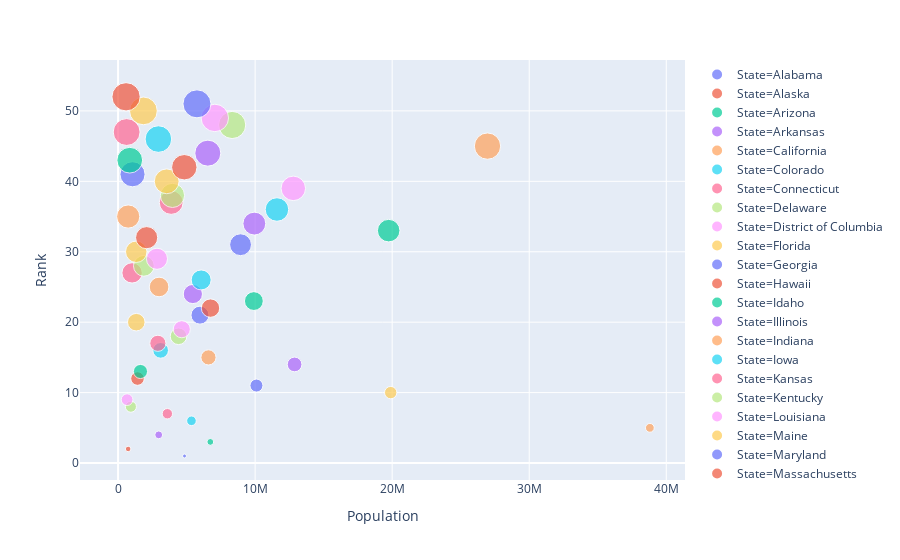

The cell this chart's notebook holds for it:
### Code cell
#plotting scatter plot with above data frame
my_fig = ply.scatter(my_data_frame, x="Population", y="Rank", color="State",
                 size='Rank', hover_data=['Postal'])
my_fig.show()#showing plot

### Figure 1 — Plotly figure (JSON) as saved in the notebook; plotly's stock layout.template omitted (floating-point values rounded to 4 significant figures)
{"data": [{"customdata": [["AL"]], "hoverlabel": {"namelength": 0}, "hovertemplate": "State=Alabama<br>Population=%{x}<br>Rank=%{marker.size}<br>Postal=%{customdata[0]}", "legendgroup": "State=Alabama", "marker": {"color": "#636efa", "size": [1], "sizemode": "area", "sizeref": 0.13, "symbol": "circle"}, "mode": "markers", "name": "State=Alabama", "showlegend": true, "type": "scatter", "x": [4849377], "xaxis": "x", "y": [1], "yaxis": "y"}, {"customdata": [["AK"]], "hoverlabel": {"namelength": 0}, "hovertemplate": "State=Alaska<br>Population=%{x}<br>Rank=%{marker.size}<br>Postal=%{customdata[0]}", "legendgroup": "State=Alaska", "marker": {"color": "#EF553B", "size": [2], "sizemode": "area", "sizeref": 0.13, "symbol": "circle"}, "mode": "markers", "name": "State=Alaska", "showlegend": true, "type": "scatter", "x": [736732], "xaxis": "x", "y": [2], "yaxis": "y"}, {"customdata": [["AZ"]], "hoverlabel": {"namelength": 0}, "hovertemplate": "State=Arizona<br>Population=%{x}<br>Rank=%{marker.size}<br>Postal=%{customdata[0]}", "legendgroup": "State=Arizona", "marker": {"color": "#00cc96", "size": [3], "sizemode": "area", "sizeref": 0.13, "symbol": "circle"}, "mode": "markers", "name": "State=Arizona", "showlegend": true, "type": "scatter", "x": [6731484], "xaxis": "x", "y": [3], "yaxis": "y"}, {"customdata": [["AR"]], "hoverlabel": {"namelength": 0}, "hovertemplate": "State=Arkansas<br>Population=%{x}<br>Rank=%{marker.size}<br>Postal=%{customdata[0]}", "legendgroup": "State=Arkansas", "marker": {"color": "#ab63fa", "size": [4], "sizemode": "area", "sizeref": 0.13, "symbol": "circle"}, "mode": "markers", "name": "State=Arkansas", "showlegend": true, "type": "scatter", "x": [2966369], "xaxis": "x", "y": [4], "yaxis": "y"}, {"customdata": [["CA"]], "hoverlabel": {"namelength": 0}, "hovertemplate": "State=California<br>Population=%{x}<br>Rank=%{marker.size}<br>Postal=%{customdata[0]}", "legendgroup": "State=California", "marker": {"color": "#FFA15A", "size": [5], "sizemode": "area", "sizeref": 0.13, "symbol": "circle"}, "mode": "markers", "name": "State=California", "showlegend": true, "type": "scatter", "x": [38802500], "xaxis": "x", "y": [5], "yaxis": "y"}, {"customdata": [["CO"]], "hoverlabel": {"namelength": 0}, "hovertemplate": "State=Colorado<br>Population=%{x}<br>Rank=%{marker.size}<br>Postal=%{customdata[0]}", "legendgroup": "State=Colorado", "marker": {"color": "#19d3f3", "size": [6], "sizemode": "area", "sizeref": 0.13, "symbol": "circle"}, "mode": "markers", "name": "State=Colorado", "showlegend": true, "type": "scatter", "x": [5355866], "xaxis": "x", "y": [6], "yaxis": "y"}, {"customdata": [["CT"]], "hoverlabel": {"namelength": 0}, "hovertemplate": "State=Connecticut<br>Population=%{x}<br>Rank=%{marker.size}<br>Postal=%{customdata[0]}", "legendgroup": "State=Connecticut", "marker": {"color": "#FF6692", "size": [7], "sizemode": "area", "sizeref": 0.13, "symbol": "circle"}, "mode": "markers", "name": "State=Connecticut", "showlegend": true, "type": "scatter", "x": [3596677], "xaxis": "x", "y": [7], "yaxis": "y"}, {"customdata": [["DE"]], "hoverlabel": {"namelength": 0}, "hovertemplate": "State=Delaware<br>Population=%{x}<br>Rank=%{marker.size}<br>Postal=%{customdata[0]}", "legendgroup": "State=Delaware", "marker": {"color": "#B6E880", "size": [8], "sizemode": "area", "sizeref": 0.13, "symbol": "circle"}, "mode": "markers", "name": "State=Delaware", "showlegend": true, "type": "scatter", "x": [935614], "xaxis": "x", "y": [8], "yaxis": "y"}, {"customdata": [["DC"]], "hoverlabel": {"namelength": 0}, "hovertemplate": "State=District of Columbia<br>Population=%{x}<br>Rank=%{marker.size}<br>Postal=%{customdata[0]}", "legendgroup": "State=District of Columbia", "marker": {"color": "#FF97FF", "size": [9], "sizemode": "area", "sizeref": 0.13, "symbol": "circle"}, "mode": "markers", "name": "State=District of Columbia", "showlegend": true, "type": "scatter", "x": [658893], "xaxis": "x", "y": [9], "yaxis": "y"}, {"customdata": [["FL"]], "hoverlabel": {"namelength": 0}, "hovertemplate": "State=Florida<br>Population=%{x}<br>Rank=%{marker.size}<br>Postal=%{customdata[0]}", "legendgroup": "State=Florida", "marker": {"color": "#FECB52", "size": [10], "sizemode": "area", "sizeref": 0.13, "symbol": "circle"}, "mode": "markers", "name": "State=Florida", "showlegend": true, "type": "scatter", "x": [19893297], "xaxis": "x", "y": [10], "yaxis": "y"}, {"customdata": [["GA"]], "hoverlabel": {"namelength": 0}, "hovertemplate": "State=Georgia<br>Population=%{x}<br>Rank=%{marker.size}<br>Postal=%{customdata[0]}", "legendgroup": "State=Georgia", "marker": {"color": "#636efa", "size": [11], "sizemode": "area", "sizeref": 0.13, "symbol": "circle"}, "mode": "markers", "name": "State=Georgia", "showlegend": true, "type": "scatter", "x": [10097343], "xaxis": "x", "y": [11], "yaxis": "y"}, {"customdata": [["HI"]], "hoverlabel": {"namelength": 0}, "hovertemplate": "State=Hawaii<br>Population=%{x}<br>Rank=%{marker.size}<br>Postal=%{customdata[0]}", "legendgroup": "State=Hawaii", "marker": {"color": "#EF553B", "size": [12], "sizemode": "area", "sizeref": 0.13, "symbol": "circle"}, "mode": "markers", "name": "State=Hawaii", "showlegend": true, "type": "scatter", "x": [1419561], "xaxis": "x", "y": [12], "yaxis": "y"}, {"customdata": [["ID"]], "hoverlabel": {"namelength": 0}, "hovertemplate": "State=Idaho<br>Population=%{x}<br>Rank=%{marker.size}<br>Postal=%{customdata[0]}", "legendgroup": "State=Idaho", "marker": {"color": "#00cc96", "size": [13], "sizemode": "area", "sizeref": 0.13, "symbol": "circle"}, "mode": "markers", "name": "State=Idaho", "showlegend": true, "type": "scatter", "x": [1634464], "xaxis": "x", "y": [13], "yaxis": "y"}, {"customdata": [["IL"]], "hoverlabel": {"namelength": 0}, "hovertemplate": "State=Illinois<br>Population=%{x}<br>Rank=%{marker.size}<br>Postal=%{customdata[0]}", "legendgroup": "State=Illinois", "marker": {"color": "#ab63fa", "size": [14], "sizemode": "area", "sizeref": 0.13, "symbol": "circle"}, "mode": "markers", "name": "State=Illinois", "showlegend": true, "type": "scatter", "x": [12880580], "xaxis": "x", "y": [14], "yaxis": "y"}, {"customdata": [["IN"]], "hoverlabel": {"namelength": 0}, "hovertemplate": "State=Indiana<br>Population=%{x}<br>Rank=%{marker.size}<br>Postal=%{customdata[0]}", "legendgroup": "State=Indiana", "marker": {"color": "#FFA15A", "size": [15], "sizemode": "area", "sizeref": 0.13, "symbol": "circle"}, "mode": "markers", "name": "State=Indiana", "showlegend": true, "type": "scatter", "x": [6596855], "xaxis": "x", "y": [15], "yaxis": "y"}, {"customdata": [["IA"]], "hoverlabel": {"namelength": 0}, "hovertemplate": "State=Iowa<br>Population=%{x}<br>Rank=%{marker.size}<br>Postal=%{customdata[0]}", "legendgroup": "State=Iowa", "marker": {"color": "#19d3f3", "size": [16], "sizemode": "area", "sizeref": 0.13, "symbol": "circle"}, "mode": "markers", "name": "State=Iowa", "showlegend": true, "type": "scatter", "x": [3107126], "xaxis": "x", "y": [16], "yaxis": "y"}, {"customdata": [["KS"]], "hoverlabel": {"namelength": 0}, "hovertemplate": "State=Kansas<br>Population=%{x}<br>Rank=%{marker.size}<br>Postal=%{customdata[0]}", "legendgroup": "State=Kansas", "marker": {"color": "#FF6692", "size": [17], "sizemode": "area", "sizeref": 0.13, "symbol": "circle"}, "mode": "markers", "name": "State=Kansas", "showlegend": true, "type": "scatter", "x": [2904021], "xaxis": "x", "y": [17], "yaxis": "y"}, {"customdata": [["KY"]], "hoverlabel": {"namelength": 0}, "hovertemplate": "State=Kentucky<br>Population=%{x}<br>Rank=%{marker.size}<br>Postal=%{customdata[0]}", "legendgroup": "State=Kentucky", "marker": {"color": "#B6E880", "size": [18], "sizemode": "area", "sizeref": 0.13, "symbol": "circle"}, "mode": "markers", "name": "State=Kentucky", "showlegend": true, "type": "scatter", "x": [4413457], "xaxis": "x", "y": [18], "yaxis": "y"}, {"customdata": [["LA"]], "hoverlabel": {"namelength": 0}, "hovertemplate": "State=Louisiana<br>Population=%{x}<br>Rank=%{marker.size}<br>Postal=%{customdata[0]}", "legendgroup": "State=Louisiana", "marker": {"color": "#FF97FF", "size": [19], "sizemode": "area", "sizeref": 0.13, "symbol": "circle"}, "mode": "markers", "name": "State=Louisiana", "showlegend": true, "type": "scatter", "x": [4649676], "xaxis": "x", "y": [19], "yaxis": "y"}, {"customdata": [["ME"]], "hoverlabel": {"namelength": 0}, "hovertemplate": "State=Maine<br>Population=%{x}<br>Rank=%{marker.size}<br>Postal=%{customdata[0]}", "legendgroup": "State=Maine", "marker": {"color": "#FECB52", "size": [20], "sizemode": "area", "sizeref": 0.13, "symbol": "circle"}, "mode": "markers", "name": "State=Maine", "showlegend": true, "type": "scatter", "x": [1330089], "xaxis": "x", "y": [20], "yaxis": "y"}, {"customdata": [["MD"]], "hoverlabel": {"namelength": 0}, "hovertemplate": "State=Maryland<br>Population=%{x}<br>Rank=%{marker.size}<br>Postal=%{customdata[0]}", "legendgroup": "State=Maryland", "marker": {"color": "#636efa", "size": [21], "sizemode": "area", "sizeref": 0.13, "symbol": "circle"}, "mode": "markers", "name": "State=Maryland", "showlegend": true, "type": "scatter", "x": [5976407], "xaxis": "x", "y": [21], "yaxis": "y"}, {"customdata": [["MA"]], "hoverlabel": {"namelength": 0}, "hovertemplate": "State=Massachusetts<br>Population=%{x}<br>Rank=%{marker.size}<br>Postal=%{customdata[0]}", "legendgroup": "State=Massachusetts", "marker": {"color": "#EF553B", "size": [22], "sizemode": "area", "sizeref": 0.13, "symbol": "circle"}, "mode": "markers", "name": "State=Massachusetts", "showlegend": true, "type": "scatter", "x": [6745408], "xaxis": "x", "y": [22], "yaxis": "y"}, {"customdata": [["MI"]], "hoverlabel": {"namelength": 0}, "hovertemplate": "State=Michigan<br>Population=%{x}<br>Rank=%{marker.size}<br>Postal=%{customdata[0]}", "legendgroup": "State=Michigan", "marker": {"color": "#00cc96", "size": [23], "sizemode": "area", "sizeref": 0.13, "symbol": "circle"}, "mode": "markers", "name": "State=Michigan", "showlegend": true, "type": "scatter", "x": [9909877], "xaxis": "x", "y": [23], "yaxis": "y"}, {"customdata": [["MN"]], "hoverlabel": {"namelength": 0}, "hovertemplate": "State=Minnesota<br>Population=%{x}<br>Rank=%{marker.size}<br>Postal=%{customdata[0]}", "legendgroup": "State=Minnesota", "marker": {"color": "#ab63fa", "size": [24], "sizemode": "area", "sizeref": 0.13, "symbol": "circle"}, "mode": "markers", "name": "State=Minnesota", "showlegend": true, "type": "scatter", "x": [5457173], "xaxis": "x", "y": [24], "yaxis": "y"}, {"customdata": [["MS"]], "hoverlabel": {"namelength": 0}, "hovertemplate": "State=Mississippi<br>Population=%{x}<br>Rank=%{marker.size}<br>Postal=%{customdata[0]}", "legendgroup": "State=Mississippi", "marker": {"color": "#FFA15A", "size": [25], "sizemode": "area", "sizeref": 0.13, "symbol": "circle"}, "mode": "markers", "name": "State=Mississippi", "showlegend": true, "type": "scatter", "x": [2994079], "xaxis": "x", "y": [25], "yaxis": "y"}, {"customdata": [["MO"]], "hoverlabel": {"namelength": 0}, "hovertemplate": "State=Missouri<br>Population=%{x}<br>Rank=%{marker.size}<br>Postal=%{customdata[0]}", "legendgroup": "State=Missouri", "marker": {"color": "#19d3f3", "size": [26], "sizemode": "area", "sizeref": 0.13, "symbol": "circle"}, "mode": "markers", "name": "State=Missouri", "showlegend": true, "type": "scatter", "x": [6063589], "xaxis": "x", "y": [26], "yaxis": "y"}, {"customdata": [["MT"]], "hoverlabel": {"namelength": 0}, "hovertemplate": "State=Montana<br>Population=%{x}<br>Rank=%{marker.size}<br>Postal=%{customdata[0]}", "legendgroup": "State=Montana", "marker": {"color": "#FF6692", "size": [27], "sizemode": "area", "sizeref": 0.13, "symbol": "circle"}, "mode": "markers", "name": "State=Montana", "showlegend": true, "type": "scatter", "x": [1023579], "xaxis": "x", "y": [27], "yaxis": "y"}, {"customdata": [["NE"]], "hoverlabel": {"namelength": 0}, "hovertemplate": "State=Nebraska<br>Population=%{x}<br>Rank=%{marker.size}<br>Postal=%{customdata[0]}", "legendgroup": "State=Nebraska", "marker": {"color": "#B6E880", "size": [28], "sizemode": "area", "sizeref": 0.13, "symbol": "circle"}, "mode": "markers", "name": "State=Nebraska", "showlegend": true, "type": "scatter", "x": [1881503], "xaxis": "x", "y": [28], "yaxis": "y"}, {"customdata": [["NV"]], "hoverlabel": {"namelength": 0}, "hovertemplate": "State=Nevada<br>Population=%{x}<br>Rank=%{marker.size}<br>Postal=%{customdata[0]}", "legendgroup": "State=Nevada", "marker": {"color": "#FF97FF", "size": [29], "sizemode": "area", "sizeref": 0.13, "symbol": "circle"}, "mode": "markers", "name": "State=Nevada", "showlegend": true, "type": "scatter", "x": [2839098], "xaxis": "x", "y": [29], "yaxis": "y"}, {"customdata": [["NH"]], "hoverlabel": {"namelength": 0}, "hovertemplate": "State=New Hampshire<br>Population=%{x}<br>Rank=%{marker.size}<br>Postal=%{customdata[0]}", "legendgroup": "State=New Hampshire", "marker": {"color": "#FECB52", "size": [30], "sizemode": "area", "sizeref": 0.13, "symbol": "circle"}, "mode": "markers", "name": "State=New Hampshire", "showlegend": true, "type": "scatter", "x": [1326813], "xaxis": "x", "y": [30], "yaxis": "y"}, {"customdata": [["NJ"]], "hoverlabel": {"namelength": 0}, "hovertemplate": "State=New Jersey<br>Population=%{x}<br>Rank=%{marker.size}<br>Postal=%{customdata[0]}", "legendgroup": "State=New Jersey", "marker": {"color": "#636efa", "size": [31], "sizemode": "area", "sizeref": 0.13, "symbol": "circle"}, "mode": "markers", "name": "State=New Jersey", "showlegend": true, "type": "scatter", "x": [8938175], "xaxis": "x", "y": [31], "yaxis": "y"}, {"customdata": [["NM"]], "hoverlabel": {"namelength": 0}, "hovertemplate": "State=New Mexico<br>Population=%{x}<br>Rank=%{marker.size}<br>Postal=%{customdata[0]}", "legendgroup": "State=New Mexico", "marker": {"color": "#EF553B", "size": [32], "sizemode": "area", "sizeref": 0.13, "symbol": "circle"}, "mode": "markers", "name": "State=New Mexico", "showlegend": true, "type": "scatter", "x": [2085572], "xaxis": "x", "y": [32], "yaxis": "y"}, {"customdata": [["NY"]], "hoverlabel": {"namelength": 0}, "hovertemplate": "State=New York<br>Population=%{x}<br>Rank=%{marker.size}<br>Postal=%{customdata[0]}", "legendgroup": "State=New York", "marker": {"color": "#00cc96", "size": [33], "sizemode": "area", "sizeref": 0.13, "symbol": "circle"}, "mode": "markers", "name": "State=New York", "showlegend": true, "type": "scatter", "x": [19746227], "xaxis": "x", "y": [33], "yaxis": "y"}, {"customdata": [["NC"]], "hoverlabel": {"namelength": 0}, "hovertemplate": "State=North Carolina<br>Population=%{x}<br>Rank=%{marker.size}<br>Postal=%{customdata[0]}", "legendgroup": "State=North Carolina", "marker": {"color": "#ab63fa", "size": [34], "sizemode": "area", "sizeref": 0.13, "symbol": "circle"}, "mode": "markers", "name": "State=North Carolina", "showlegend": true, "type": "scatter", "x": [9943964], "xaxis": "x", "y": [34], "yaxis": "y"}, {"customdata": [["ND"]], "hoverlabel": {"namelength": 0}, "hovertemplate": "State=North Dakota<br>Population=%{x}<br>Rank=%{marker.size}<br>Postal=%{customdata[0]}", "legendgroup": "State=North Dakota", "marker": {"color": "#FFA15A", "size": [35], "sizemode": "area", "sizeref": 0.13, "symbol": "circle"}, "mode": "markers", "name": "State=North Dakota", "showlegend": true, "type": "scatter", "x": [739482], "xaxis": "x", "y": [35], "yaxis": "y"}, {"customdata": [["OH"]], "hoverlabel": {"namelength": 0}, "hovertemplate": "State=Ohio<br>Population=%{x}<br>Rank=%{marker.size}<br>Postal=%{customdata[0]}", "legendgroup": "State=Ohio", "marker": {"color": "#19d3f3", "size": [36], "sizemode": "area", "sizeref": 0.13, "symbol": "circle"}, "mode": "markers", "name": "State=Ohio", "showlegend": true, "type": "scatter", "x": [11594163], "xaxis": "x", "y": [36], "yaxis": "y"}, {"customdata": [["OK"]], "hoverlabel": {"namelength": 0}, "hovertemplate": "State=Oklahoma<br>Population=%{x}<br>Rank=%{marker.size}<br>Postal=%{customdata[0]}", "legendgroup": "State=Oklahoma", "marker": {"color": "#FF6692", "size": [37], "sizemode": "area", "sizeref": 0.13, "symbol": "circle"}, "mode": "markers", "name": "State=Oklahoma", "showlegend": true, "type": "scatter", "x": [3878051], "xaxis": "x", "y": [37], "yaxis": "y"}, {"customdata": [["OR"]], "hoverlabel": {"namelength": 0}, "hovertemplate": "State=Oregon<br>Population=%{x}<br>Rank=%{marker.size}<br>Postal=%{customdata[0]}", "legendgroup": "State=Oregon", "marker": {"color": "#B6E880", "size": [38], "sizemode": "area", "sizeref": 0.13, "symbol": "circle"}, "mode": "markers", "name": "State=Oregon", "showlegend": true, "type": "scatter", "x": [3970239], "xaxis": "x", "y": [38], "yaxis": "y"}, {"customdata": [["PA"]], "hoverlabel": {"namelength": 0}, "hovertemplate": "State=Pennsylvania<br>Population=%{x}<br>Rank=%{marker.size}<br>Postal=%{customdata[0]}", "legendgroup": "State=Pennsylvania", "marker": {"color": "#FF97FF", "size": [39], "sizemode": "area", "sizeref": 0.13, "symbol": "circle"}, "mode": "markers", "name": "State=Pennsylvania", "showlegend": true, "type": "scatter", "x": [12787209], "xaxis": "x", "y": [39], "yaxis": "y"}, {"customdata": [["PR"]], "hoverlabel": {"namelength": 0}, "hovertemplate": "State=Puerto Rico<br>Population=%{x}<br>Rank=%{marker.size}<br>Postal=%{customdata[0]}", "legendgroup": "State=Puerto Rico", "marker": {"color": "#FECB52", "size": [40], "sizemode": "area", "sizeref": 0.13, "symbol": "circle"}, "mode": "markers", "name": "State=Puerto Rico", "showlegend": true, "type": "scatter", "x": [3548397], "xaxis": "x", "y": [40], "yaxis": "y"}, {"customdata": [["RI"]], "hoverlabel": {"namelength": 0}, "hovertemplate": "State=Rhode Island<br>Population=%{x}<br>Rank=%{marker.size}<br>Postal=%{customdata[0]}", "legendgroup": "State=Rhode Island", "marker": {"color": "#636efa", "size": [41], "sizemode": "area", "sizeref": 0.13, "symbol": "circle"}, "mode": "markers", "name": "State=Rhode Island", "showlegend": true, "type": "scatter", "x": [1055173], "xaxis": "x", "y": [41], "yaxis": "y"}, {"customdata": [["SC"]], "hoverlabel": {"namelength": 0}, "hovertemplate": "State=South Carolina<br>Population=%{x}<br>Rank=%{marker.size}<br>Postal=%{customdata[0]}", "legendgroup": "State=South Carolina", "marker": {"color": "#EF553B", "size": [42], "sizemode": "area", "sizeref": 0.13, "symbol": "circle"}, "mode": "markers", "name": "State=South Carolina", "showlegend": true, "type": "scatter", "x": [4832482], "xaxis": "x", "y": [42], "yaxis": "y"}, {"customdata": [["SD"]], "hoverlabel": {"namelength": 0}, "hovertemplate": "State=South Dakota<br>Population=%{x}<br>Rank=%{marker.size}<br>Postal=%{customdata[0]}", "legendgroup": "State=South Dakota", "marker": {"color": "#00cc96", "size": [43], "sizemode": "area", "sizeref": 0.13, "symbol": "circle"}, "mode": "markers", "name": "State=South Dakota", "showlegend": true, "type": "scatter", "x": [853175], "xaxis": "x", "y": [43], "yaxis": "y"}, {"customdata": [["TN"]], "hoverlabel": {"namelength": 0}, "hovertemplate": "State=Tennessee<br>Population=%{x}<br>Rank=%{marker.size}<br>Postal=%{customdata[0]}", "legendgroup": "State=Tennessee", "marker": {"color": "#ab63fa", "size": [44], "sizemode": "area", "sizeref": 0.13, "symbol": "circle"}, "mode": "markers", "name": "State=Tennessee", "showlegend": true, "type": "scatter", "x": [6549352], "xaxis": "x", "y": [44], "yaxis": "y"}, {"customdata": [["TX"]], "hoverlabel": {"namelength": 0}, "hovertemplate": "State=Texas<br>Population=%{x}<br>Rank=%{marker.size}<br>Postal=%{customdata[0]}", "legendgroup": "State=Texas", "marker": {"color": "#FFA15A", "size": [45], "sizemode": "area", "sizeref": 0.13, "symbol": "circle"}, "mode": "markers", "name": "State=Texas", "showlegend": true, "type": "scatter", "x": [26956958], "xaxis": "x", "y": [45], "yaxis": "y"}, {"customdata": [["UT"]], "hoverlabel": {"namelength": 0}, "hovertemplate": "State=Utah<br>Population=%{x}<br>Rank=%{marker.size}<br>Postal=%{customdata[0]}", "legendgroup": "State=Utah", "marker": {"color": "#19d3f3", "size": [46], "sizemode": "area", "sizeref": 0.13, "symbol": "circle"}, "mode": "markers", "name": "State=Utah", "showlegend": true, "type": "scatter", "x": [2942902], "xaxis": "x", "y": [46], "yaxis": "y"}, {"customdata": [["VT"]], "hoverlabel": {"namelength": 0}, "hovertemplate": "State=Vermont<br>Population=%{x}<br>Rank=%{marker.size}<br>Postal=%{customdata[0]}", "legendgroup": "State=Vermont", "marker": {"color": "#FF6692", "size": [47], "sizemode": "area", "sizeref": 0.13, "symbol": "circle"}, "mode": "markers", "name": "State=Vermont", "showlegend": true, "type": "scatter", "x": [626562], "xaxis": "x", "y": [47], "yaxis": "y"}, {"customdata": [["VA"]], "hoverlabel": {"namelength": 0}, "hovertemplate": "State=Virginia<br>Population=%{x}<br>Rank=%{marker.size}<br>Postal=%{customdata[0]}", "legendgroup": "State=Virginia", "marker": {"color": "#B6E880", "size": [48], "sizemode": "area", "sizeref": 0.13, "symbol": "circle"}, "mode": "markers", "name": "State=Virginia", "showlegend": true, "type": "scatter", "x": [8326289], "xaxis": "x", "y": [48], "yaxis": "y"}, {"customdata": [["WA"]], "hoverlabel": {"namelength": 0}, "hovertemplate": "State=Washington<br>Population=%{x}<br>Rank=%{marker.size}<br>Postal=%{customdata[0]}", "legendgroup": "State=Washington", "marker": {"color": "#FF97FF", "size": [49], "sizemode": "area", "sizeref": 0.13, "symbol": "circle"}, "mode": "markers", "name": "State=Washington", "showlegend": true, "type": "scatter", "x": [7061530], "xaxis": "x", "y": [49], "yaxis": "y"}, {"customdata": [["WV"]], "hoverlabel": {"namelength": 0}, "hovertemplate": "State=West Virginia<br>Population=%{x}<br>Rank=%{marker.size}<br>Postal=%{customdata[0]}", "legendgroup": "State=West Virginia", "marker": {"color": "#FECB52", "size": [50], "sizemode": "area", "sizeref": 0.13, "symbol": "circle"}, "mode": "markers", "name": "State=West Virginia", "showlegend": true, "type": "scatter", "x": [1850326], "xaxis": "x", "y": [50], "yaxis": "y"}, {"customdata": [["WI"]], "hoverlabel": {"namelength": 0}, "hovertemplate": "State=Wisconsin<br>Population=%{x}<br>Rank=%{marker.size}<br>Postal=%{customdata[0]}", "legendgroup": "State=Wisconsin", "marker": {"color": "#636efa", "size": [51], "sizemode": "area", "sizeref": 0.13, "symbol": "circle"}, "mode": "markers", "name": "State=Wisconsin", "showlegend": true, "type": "scatter", "x": [5757564], "xaxis": "x", "y": [51], "yaxis": "y"}, {"customdata": [["WY"]], "hoverlabel": {"namelength": 0}, "hovertemplate": "State=Wyoming<br>Population=%{x}<br>Rank=%{marker.size}<br>Postal=%{customdata[0]}", "legendgroup": "State=Wyoming", "marker": {"color": "#EF553B", "size": [52], "sizemode": "area", "sizeref": 0.13, "symbol": "circle"}, "mode": "markers", "name": "State=Wyoming", "showlegend": true, "type": "scatter", "x": [584153], "xaxis": "x", "y": [52], "yaxis": "y"}], "layout": {"legend": {"itemsizing": "constant", "tracegroupgap": 0}, "margin": {"t": 60}, "xaxis": {"anchor": "y", "domain": [0, 1], "title": {"text": "Population"}}, "yaxis": {"anchor": "x", "domain": [0, 1], "title": {"text": "Rank"}}}}
